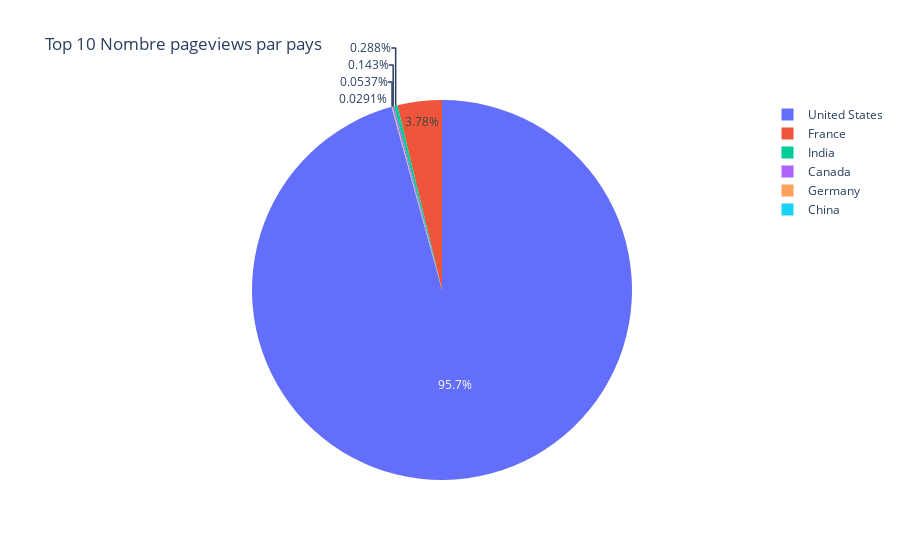

The cell this chart's notebook holds for it:
### Code cell
fig = px.pie(df_pie_country, values='pageviews', names='country', title='Top 10 Nombre pageviews par pays')
fig.show()

### Figure 1 — Plotly figure (JSON) as saved in the notebook; plotly's stock layout.template omitted (floating-point values rounded to 4 significant figures; data arrays with more than 128 entries replaced by an {"elided": "..."} marker saying what was removed)
{"data": [{"domain": {"x": [0, 1], "y": [0, 1]}, "hovertemplate": "country=%{label}<br>pageviews=%{value}<extra></extra>", "labels": {"elided": "40218 str values"}, "legendgroup": "", "name": "", "showlegend": true, "type": "pie", "values": {"elided": "40218 int values"}}], "layout": {"legend": {"tracegroupgap": 0}, "title": {"text": "Top 10 Nombre pageviews par pays"}}}
